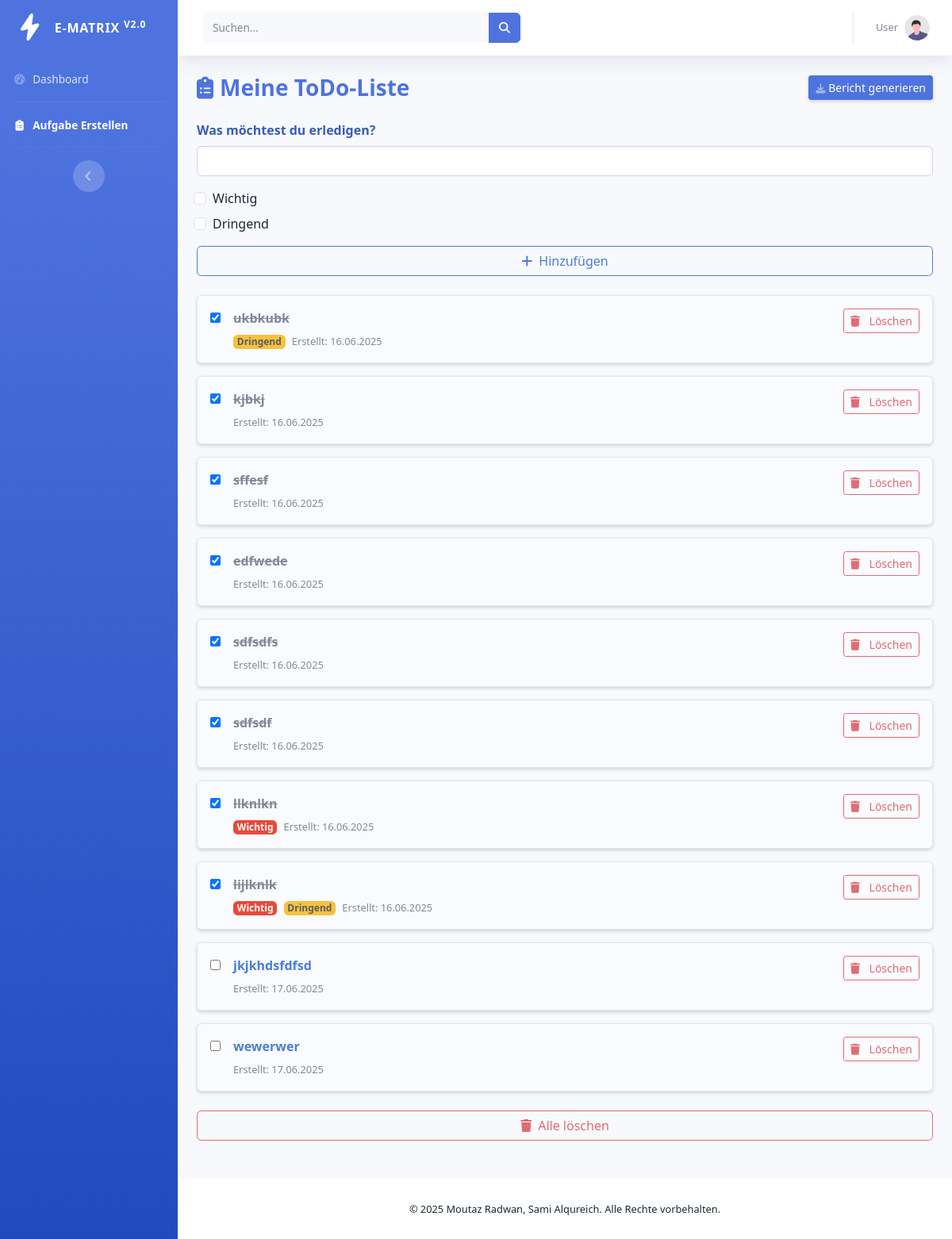
The app's page /todos, older data.
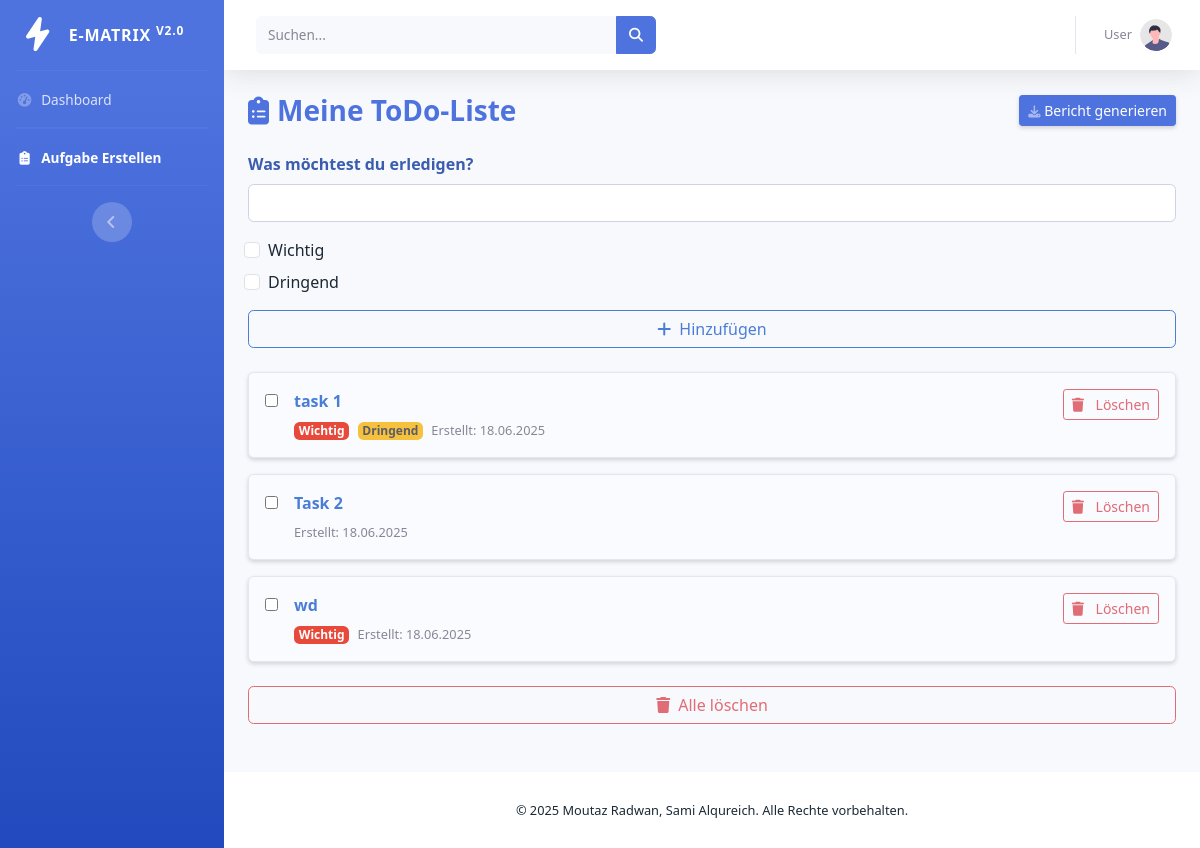
The same page, newer data.
### models.py (models this page shows)
class Task(Base):
    __tablename__ = "tasks"
    id = Column(Integer, primary_key=True, index=True)
    title = Column(String, nullable=False)
    created_date = Column(DateTime, default=datetime.utcnow)
    property = relationship("Property", uselist=False, back_populates="task", cascade="all, delete")

class Property(Base):
    __tablename__ = "properties"
    id = Column(Integer, primary_key=True, index=True)
    importance = Column(Boolean, nullable=False)
    urgency = Column(Boolean, nullable=False)
    completed = Column(Boolean, default=False)
    task_id = Column(Integer, ForeignKey("tasks.id", ondelete="CASCADE"))
    task = relationship("Task", back_populates="property")

### app.py (the view)
@app.get("/todos")
def todos(request: Request, db: Session = Depends(get_db)):
    todos = db.query(Task).options(joinedload(Task.property)).all()
    return templates.TemplateResponse("todos.html", {
        "request": request,
        "todo_list": todos,
        "current_date": datetime.today().strftime("%Y-%m-%d")
    })

### templates/todos.html (shortened to what this page needs)
{% extends "base.html" %} {% block title %}ToDo Liste{% endblock %} {% block page_heading %}
<i class="fas fa-clipboard-list me-2"></i>Meine ToDo-Liste {% endblock %} {% block content %}
<div class="pb-5">
    <form action="/add" method="post" class="mb-4" autocomplete="off">
        <div class="mb-3">
            <label for="title" class="form-label">Was möchtest du erledigen?</label>
            <input type="text" id="title" name="title" class="form-control" required autofocus />
        </div>
        <div class="form-check mb-2">
            <input class="form-check-input" type="checkbox" name="importance" id="add-importance">
            <label class="form-check-label" for="importance">Wichtig</label>
        </div>
        <div class="form-check mb-3">
            <input class="form-check-input" type="checkbox" name="urgency" id="add-urgency">
            <label class="form-check-label" for="urgency">Dringend</label>
        </div>
        <div class="d-grid gap-2">
            <button type="submit" class="btn btn-outline-primary">
                <i class="fas fa-plus me-2"></i>Hinzufügen
            </button>
        </div>
    </form>
    {% for task in todo_list %}
    <div class="todo-card mb-3 p-3 border rounded shadow-sm">
        <div class="d-flex justify-content-between align-items-start">
            <form action="/update/{{ task.id }}" method="post" class="me-3">
                <input type="checkbox" class="status-toggle" data-id="{{ task.id }}" {% if task.property.completed %}checked{% endif %} title="Erledigt markieren oder zurücksetzen">
            </form>
            <div class="flex-grow-1">
                <a href="javascript:void(0);" class="fw-bold d-block {% if task.property.completed %}text-decoration-line-through text-muted{% endif %}" onclick="toggleEdit({{task.id}})" title="Bearbeiten">
                    {{ task.title }}
                </a>
                <div class="mt-1">
                    {% if task.property.importance %}
                    <span class="badge bg-danger me-1">Wichtig</span> {% endif %} {% if task.property.urgency %}
                    <span class="badge bg-warning text-dark me-1">Dringend</span> {% endif %} {% if task.created_date %}
                    <small class="text-muted">Erstellt: {{ task.created_date.strftime('%d.%m.%Y') }}</small> {% endif %}
                </div>
            </div>
            <div>
                <a href="/delete/{{ task.id }}" class="btn btn-sm btn-outline-danger" onclick="return confirm('Wirklich löschen?')" title="Aufgabe löschen">
                    <i class="fas fa-trash me-2"></i> Löschen
                </a>
            </div>
        </div>
    </div>
    {% endfor %}
    <form action="/clear" method="post" onsubmit="return confirm('Wirklich ALLE Aufgaben löschen?')" class="mt-4">
        <div class="d-grid">
            <button type="submit" class="btn btn-outline-danger">
                <i class="fas fa-trash me-2"></i>Alle löschen
            </button>
        </div>
    </form>
</div>
{% endblock %}

### templates/base.html (shortened to what this page needs)
<!DOCTYPE html>
<html lang="de">
<head>
    <link rel="stylesheet" href="{{ url_for('static', path='css/bootstrap.min.css') }}">
    <link rel="stylesheet" href="{{ url_for('static', path='css/sb-admin-2.min.css') }}">
    <link rel="stylesheet" href="{{ url_for('static', path='css/all.min.css') }}">
    <link rel="stylesheet" href="{{ url_for('static', path='css/style.css') }}">
</head>
<body id="page-top">
    </head>
    <body>
        <div id="wrapper">
            {% include "layouts/sidebar.html" %}
            <div id="content-wrapper" class="d-flex flex-column">
                <div id="content">
                    {% include "layouts/topbar.html" %}
                    <div class="container-fluid">
                        <div class="d-sm-flex align-items-center justify-content-between mb-4">
                            <h1 class="h3 mb-0 text-primary fw-bold">{% block page_heading %}Übersicht{% endblock %}</h1>
                            <a href="#" class="d-none d-sm-inline-block btn btn-sm btn-primary shadow-sm">
                                 Bericht generieren
                            </a>
                        </div>
                        {% block content %} {% endblock %}
                    </div>
                </div>
                {% include "layouts/footer.html" %}
            </div>
        </div>
    </body>
</html>

### templates/layouts/sidebar.html
<ul class="navbar-nav bg-gradient-primary sidebar sidebar-dark accordion" id="accordionSidebar">
    <a class="sidebar-brand d-flex align-items-center justify-content-center" href="/">
        <div class="sidebar-brand-icon rotate-n-15">
            <i class="fa-solid fa-bolt"></i>
        </div>
        <div class="sidebar-brand-text mx-3">E-Matrix <sup>v2.0</sup></div>
    </a>
    <hr class="sidebar-divider my-0">
    <li class="nav-item {% if request.url.path == '/dashboard' %}active{% endif %}">
        <a class="nav-link" href="/dashboard">
            <i class="fas fa-fw fa-tachometer-alt"></i>
            <span>Dashboard</span>
        </a>
    </li>
    <hr class="sidebar-divider my-0">
    <hr class="sidebar-divider my-0">
    <li class="nav-item {% if request.url.path.startswith('/todos') %}active{% endif %}">
        <a class="nav-link" href="/todos">
            <i class="fas fa-fw fa-clipboard-list"></i>
            <span>Aufgabe Erstellen</span>
        </a>
    </li>
    <hr class="sidebar-divider">
    <div class="text-center d-none d-md-inline">
        <button class="rounded-circle border-0" id="sidebarToggle"></button>
    </div>
</ul>

### templates/layouts/topbar.html (shortened to what this page needs)
<nav class="navbar navbar-expand navbar-light bg-white topbar mb-4 shadow">
  <form class="d-none d-sm-inline-block form-inline mr-auto ml-md-3 my-2 my-md-0 mw-100 navbar-search">
    <div class="input-group">
      <input type="text" class="form-control bg-light border-0 small" placeholder="Suchen..." aria-label="Suchen"
        aria-describedby="basic-addon2">
      <div class="input-group-append">
        <button class="btn btn-primary" type="button">
          <i class="fas fa-search fa-sm"></i>
        </button>
      </div>
    </div>
  </form>
  <ul class="navbar-nav ">
    <li class="nav-item dropdown no-arrow">
      <a class="nav-link dropdown-toggle" href="#" id="userDropdown" role="button" data-toggle="dropdown"
        aria-haspopup="true" aria-expanded="false">
        <span class="mr-2 d-none d-lg-inline text-gray-600 small">User</span>
        <img class="img-profile rounded-circle" src="/static/img/undraw_profile.svg">
      </a>
    </li>
  </ul>
</nav>

### templates/layouts/footer.html
<footer class="sticky-footer bg-white">
    <div class="container my-auto">
        <div class="copyright text-center my-auto">
            <span>&copy; 2025 Moutaz Radwan, Sami Alqureich. Alle Rechte vorbehalten.</span>
        </div>
    </div>
</footer>

### static/css/style.css (style rules this page uses)
body { background-color: #e6f0fa; color: #1a2935; font-family: "Segoe UI", Tahoma, Geneva, Verdana, sans-serif; }
ul li { list-style: none; }
a { text-decoration: none; color: #4a7dd6; }
.todo-card { background-color: #f9fbff; border: 1px solid #c7d7f9; border-radius: 10px; box-shadow: none; color: #2a3e52; }
.btn-outline-primary { border-color: #4a7dd6; color: #4a7dd6; }
.btn-outline-danger { border-color: #e06c75; color: #e06c75; }
.badge.bg-danger { background-color: #e06c75; }
.badge.bg-warning { background-color: #f0d47a; color: #4a3e1f; }
.form-label { color: #3a5db0; font-weight: 600; }

Row changes from the older to the newer data that the page shows:
removed Task: id "☑", title "ukbkubk", shows "Dringend", created_date "16.06.2025"
removed Task: id "☑", title "kjbkj", created_date "16.06.2025"
removed Task: id "☑", title "sffesf", created_date "16.06.2025"
removed Task: id "☑", title "edfwede", created_date "16.06.2025"
removed Task: id "☑", title "sdfsdfs", created_date "16.06.2025"
removed Task: id "☑", title "sdfsdf", created_date "16.06.2025"
removed Task: id "☑", title "llknlkn", shows "Wichtig", created_date "16.06.2025"
removed Task: id "☑", title "lijlknlk", shows "Wichtig", shows "Dringend", created_date "16.06.2025"
removed Task: title "jkjkhdsfdfsd", created_date "17.06.2025"
removed Task: title "wewerwer", created_date "17.06.2025"
added Task: title "task 1", shows "Wichtig", shows "Dringend", created_date "18.06.2025"
added Task: title "Task 2", created_date "18.06.2025"
added Task: title "wd", shows "Wichtig", created_date "18.06.2025"
